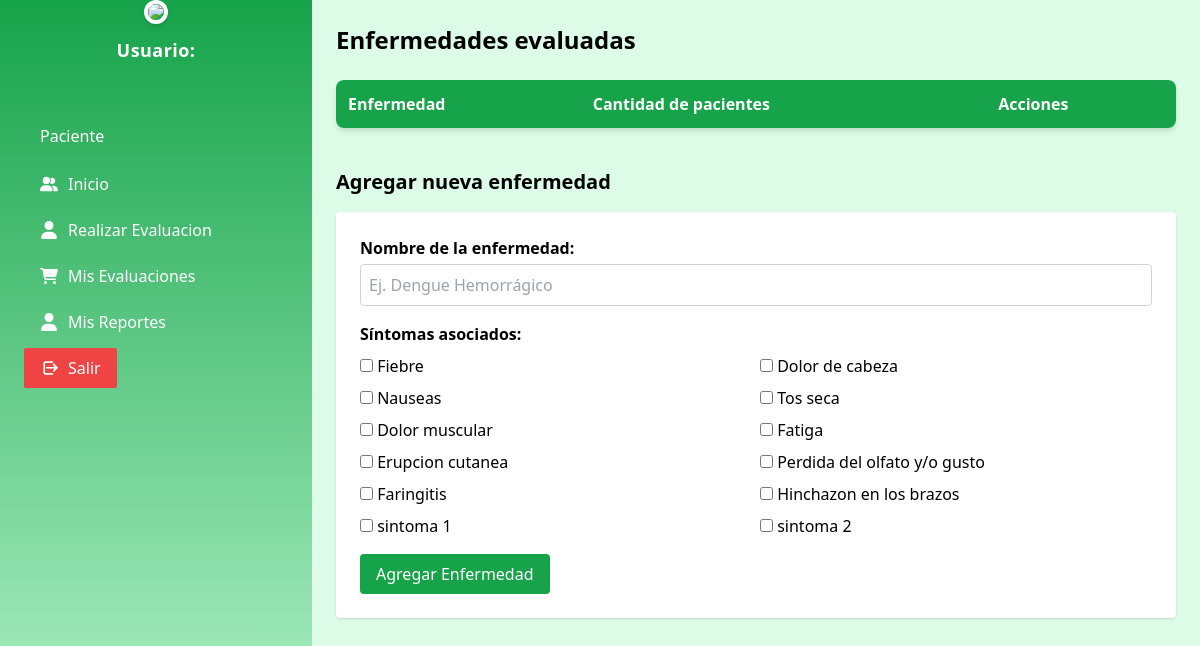
The page /controlador/medico/listarEnfermedadesController.php on the database its author committed.
### tables this page shows
CREATE TABLE `sintoma` (
  `idsintoma` int(11) NOT NULL,
  `sintoma` varchar(200) NOT NULL,
  `estado` char(1) NOT NULL
);

### controlador/medico/listarEnfermedadesController.php (called while the page is built, shortened)
<?php
include_once(__DIR__ . "/../../vista/medico/listarEnfermedadesView.php");
$listarView = new listarEnfermedadesView;
function obtenerSintomas() {
    $conexion = new Conexion();
    $conn = $conexion->conectarbd();
    $sql = "SELECT idsintoma, sintoma FROM sintoma ORDER BY idsintoma";
    $result = $conn->query($sql);
    $sintomas = [];
    while ($row = $result->fetch_assoc()) {
        $sintomas[] = $row;
    }
    return $sintomas;
}
$enfermedadesList = [];
$sintomas = obtenerSintomas();
$listarView->listarEnfermedades($enfermedadesList, $sintomas);
?>

### vista/medico/listarEnfermedadesView.php (the view, shortened to what this page needs)
<?php
include_once(__DIR__ . "../../compartidos/apartadosViews.php");
class listarEnfermedadesView extends apartadosViews {
    public function listarEnfermedades($enfermedadesList, $sintomas) {
?>
<!DOCTYPE html>
<html lang="es">
<head>
    <script src="https://cdn.tailwindcss.com"></script>
</head>
<body>
    <div class="flex h-screen overflow-hidden">
        <?php $this->formSideBarShow(); ?>
        <div class="flex-1 p-6 bg-green-100 overflow-y-auto">
            <h1 class="text-2xl font-bold mb-6">Enfermedades evaluadas</h1>
            <table class="w-full bg-white shadow-md rounded-lg overflow-hidden mb-10">
                <thead class="bg-green-600 text-white">
                    <tr>
                        <th class="p-3 text-left">Enfermedad</th>
                        <th class="p-3 text-left">Cantidad de pacientes</th>
                        <th class="p-3 text-left">Acciones</th>
                    </tr>
                </thead>
            </table>
            <h2 class="text-xl font-semibold mb-4">Agregar nueva enfermedad</h2>
            <form method="POST" action="../../controlador/medico/crearEnfermedadController.php" class="bg-white p-6 rounded shadow">
                <div class="mb-4">
                    <label class="block font-bold mb-1">Nombre de la enfermedad:</label>
                    <input type="text" name="nombre" required class="w-full p-2 border border-gray-300 rounded" placeholder="Ej. Dengue Hemorrágico">
                </div>
                <div class="mb-4">
                    <label class="block font-bold mb-2">Síntomas asociados:</label>
                    <div class="grid grid-cols-2 gap-2">
                        <?php foreach ($sintomas as $s): ?>
                            <label><input type="checkbox" name="sintomas[]" value="s<?php echo $s['idsintoma']; ?>"> <?php echo $s['sintoma']; ?></label>
                        <?php endforeach; ?>
                    </div>
                </div>
                <button type="submit" class="bg-green-600 text-white px-4 py-2 rounded hover:bg-green-700">Agregar Enfermedad</button>
            </form>
        </div>
    </div>
</body>
</html>
<?php } } ?>

### vista/compartidos/apartadosViews.php (shortened to what this page needs)
<?php
class apartadosViews{
    protected function formSideBarShow()
    {
    ?>
        <div class="-translate-x-full fixed left-0 top-0 z-9999 flex h-full w-72.5 flex-col bg-gradient-to-b from-green-600 to-green-200 ease-linear lg:static lg:translate-x-0">
            <div class="flex items-center gap-4 px-7 py-5.5 select-none">
                <div class="flex flex-col items-center gap-1 px-7 py-5.5 rounded-lg w-64">
                    <img
                        src="/enfermedades_prg/assets/logo.png"
                        lt="Logo"
                        class="w-45 h-45 rounded-full object-cover border-4 border-white shadow-md mx-auto"
                    />
                    <h1 class="mt-2 text-lg font-semibold text-white tracking-wide">Usuario: <?php echo $_SESSION['usuario']; ?></h1>
                </div>
            </div>
            <div class="mt-2 no-scrollbar flex flex-col overflow-y-auto duration-100 ease-linear select-none">
                <nav class="mt-5 px-4 py-4 lg:mt-9 lg:px-6">
                    <div>
                        <?php if ($_SESSION['rol']=='m') { ?>
                            <ul class="mb-6 flex flex-col gap-1.5">
                                    <li>
                                        <form action="/enfermedades_prg/controlador/loginController.php" method="post">
                                            <button name="b_inicio" type="submit"class="group relative flex items-center gap-2.5 rounded-sm px-4 py-2 font-medium text-white bg-green-600 hover:bg-green-700 hover:text-green-100 duration-300 ease-in-out">
                                                <svg xmlns="http://www.w3.org/2000/svg" width="18" height="18" viewBox="0 0 640 512" class="fill-current">
                                                    <path d="M96 128a128 128 0 1 1 256 0A128 128 0 1 1 96 128zM0 482.3C0 383.8 79.8 304 178.3 304l91.4 0C368.2 304 448 383.8 448 482.3c0 16.4-13.3 29.7-29.7 29.7L29.7 512C13.3 512 0 498.7 0 482.3zM609.3 512l-137.8 0c5.4-9.4 8.6-20.3 8.6-32l0-8c0-60.7-27.1-115.2-69.8-151.8c2.4-.1 4.7-.2 7.1-.2l61.4 0C567.8 320 640 392.2 640 481.3c0 17-13.8 30.7-30.7 30.7zM432 256c-31 0-59-12.6-79.3-32.9C372.4 196.5 384 163.6 384 128c0-26.8-6.6-52.1-18.3-74.3C384.3 40.1 407.2 32 432 32c61.9 0 112 50.1 112 112s-50.1 112-112 112z" />
                                                </svg>
                                                Inicio
                                            </button>
                                        </form>
                                    </li>
                                    <li>
                                        <form action="/enfermedades_prg/controlador/medico/agregarPacienteController.php" method="post">
                                            <button name="b_agregarPaciente2" type="submit" class="group relative flex items-center gap-2.5 rounded-sm py-2 px-4 font-medium text-white hover:text-yellow-300 duration-300 ease-in-out hover:bg-graydark dark:hover:bg-meta-4">
                                                <svg xmlns="http://www.w3.org/2000/svg" width="18" height="18" viewBox="0 0 448 512" class="fill-current">
                                                    <path d="M224 256A128 128 0 1 0 224 0a128 128 0 1 0 0 256zm-45.7 48C79.8 304 0 383.8 0 482.3C0 498.7 13.3 512 29.7 512l388.6 0c16.4 0 29.7-13.3 29.7-29.7C448 383.8 368.2 304 269.7 304l-91.4 0z" />
                                                </svg>
                                                Agregar Paciente
                                            </button>
                                        </form>
                                    </li>
                                    <li>
                                        <form action="/enfermedades_prg/vista/medico/listarPacientesView.php" method="post">
                                            <button type="submit" name="btnPedidos" class="group relative flex items-center gap-2.5 rounded-sm px-4 py-2 font-medium text-white hover:text-yellow-300 duration-300 ease-in-out hover:bg-graydark dark:hover:bg-meta-4" href="#" @click="selected = (selected === 'Profile' ? '':'Profile')" :class="{ 'bg-graydark dark:bg-meta-4': (selected === 'Profile') &amp;&amp; (page === 'profile') }">
                                                <svg xmlns="http://www.w3.org/2000/svg" width="18" height="18" viewBox="0 0 576 512" class="fill-current">
                                                    <path d="M0 24C0 10.7 10.7 0 24 0L69.5 0c22 0 41.5 12.8 50.6 32l411 0c26.3 0 45.5 25 38.6 50.4l-41 152.3c-8.5 31.4-37 53.3-69.5 53.3l-288.5 0 5.4 28.5c2.2 11.3 12.1 19.5 23.6 19.5L488 336c13.3 0 24 10.7 24 24s-10.7 24-24 24l-288.3 0c-34.6 0-64.3-24.6-70.7-58.5L77.4 54.5c-.7-3.8-4-6.5-7.9-6.5L24 48C10.7 48 0 37.3 0 24zM128 464a48 48 0 1 1 96 0 48 48 0 1 1 -96 0zm336-48a48 48 0 1 1 0 96 48 48 0 1 1 0-96z" />
                                                </svg>
                                                Listar de pacientes
                                            </button>
                                        </form>
                                    </li>
                                    <form action="/enfermedades_prg/vista/medico/listarSintomasView.php" method="post">
                                        <button name="btnDistribuidores" type="submit" class="group relative flex items-center gap-2.5 rounded-sm py-2 px-4 font-medium text-white hover:text-yellow-300 duration-300 ease-in-out hover:bg-graydark dark:hover:bg-meta-4">
                                            <svg xmlns="http://www.w3.org/2000/svg" width="18" height="18" viewBox="0 0 448 512" class="fill-current">
                                                <path d="M224 256A128 128 0 1 0 224 0a128 128 0 1 0 0 256zm-45.7 48C79.8 304 0 383.8 0 482.3C0 498.7 13.3 512 29.7 512l388.6 0c16.4 0 29.7-13.3 29.7-29.7C448 383.8 368.2 304 269.7 304l-91.4 0z" />
                                            </svg>
                                            Listar Sintomas
                                        </button>
                                    </form>
                                    <li>
                                        <form action="/enfermedades_prg/controlador/medico/listarEnfermedadesController.php" method="post">
                                            <button name="b_listarEnfermedades" type="submit" class="group relative flex items-center gap-2.5 rounded-sm py-2 px-4 font-medium text-white hover:text-yellow-300 duration-300 ease-in-out hover:bg-graydark dark:hover:bg-meta-4">
                                                <svg xmlns="http://www.w3.org/2000/svg" width="18" height="18" viewBox="0 0 448 512" class="fill-current">
                                                    <path d="M224 256A128 128 0 1 0 224 0a128 128 0 1 0 0 256zm-45.7 48C79.8 304 0 383.8 0 482.3C0 498.7 13.3 512 29.7 512l388.6 0c16.4 0 29.7-13.3 29.7-29.7C448 383.8 368.2 304 269.7 304l-91.4 0z" />
                                                </svg>
                                                Listar Enfermedades
                                            </button>
                                        </form>
                                    </li>
                                    <li>
                                        <form action="/enfermedades_prg/controlador/logoutController.php" method="post">
                                            <button type="submit" class="group relative flex items-center gap-2.5 rounded-sm px-4 py-2 font-medium text-white hover:bg-red-600 hover:text-white duration-300 ease-in-out bg-red-500">
                                                <svg xmlns="http://www.w3.org/2000/svg" width="18" height="18" viewBox="0 0 512 512" class="fill-current">
                                                    <path d="M502.6 233.4l-96-96c-9.4-9.4-24.6-9.4-33.9 0s-9.4 24.6 0 33.9L417.9 224H192c-13.3 0-24 10.7-24 24s10.7 24 24 24h225.9l-45.2 52.7c-9.4 9.4-9.4 24.6 0 33.9s24.6 9.4 33.9 0l96-96c9.4-9.4 9.4-24.6 0-34zM160 64c-35.3 0-64 28.7-64 64v256c0 35.3 28.7 64 64 64h192c13.3 0 24-10.7 24-24s-10.7-24-24-24H160c-8.8 0-16-7.2-16-16V128c0-8.8 7.2-16 16-16h192c13.3 0 24-10.7 24-24s-10.7-24-24-24H160z"/>
                                                </svg>
                                                Salir
                                            </button>
                                        </form>
                                    </li>
                            </ul>
                        <?php }else { ?>
                            <h3 class="mb-4 ml-4 text-base font-medium text-white">Paciente</h3>
                            <ul class="mb-6 flex flex-col gap-1.5">
                                    <li>
                                        <form action="/enfermedades_prg/controlador/loginController.php" method="post">
                                            <button name="b_inicio" type="submit" class="group relative flex items-center gap-2.5 rounded-sm px-4 py-2 font-medium text-white hover:text-yellow-300 hover:bg-gray- duration-300 ease-in-out bg-meta-4" href="#">
                                                Inicio
                                            </button>
                                        </form>
                                    </li>
                                    <li>
                                        <form action="/enfermedades_prg/controlador/paciente/realizarEvaluacionController.php" method="post">
                                            <button name="b_realizarEvaluacion" type="submit" class="group relative flex items-center gap-2.5 rounded-sm py-2 px-4 font-medium text-white hover:text-yellow-300 duration-300 ease-in-out hover:bg-graydark dark:hover:bg-meta-4">
                                                Realizar Evaluacion
                                            </button>
                                        </form>
                                    </li>
                                    <li>
                                        <form action="/enfermedades_prg/controlador/paciente/listarEvaluacionController.php" method="post">
                                            <button name="b_listarEvaluacion" type="submit"  class="group relative flex items-center gap-2.5 rounded-sm px-4 py-2 font-medium text-white hover:text-yellow-300 duration-300 ease-in-out hover:bg-graydark dark:hover:bg-meta-4" href="#" @click="selected = (selected === 'Profile' ? '':'Profile')" :class="{ 'bg-graydark dark:bg-meta-4': (selected === 'Profile') &amp;&amp; (page === 'profile') }">
                                                Mis Evaluaciones
                                            </button>
                                        </form>
                                    </li>
                                    <li>
                                        <form action="/enfermedades_prg/controlador/paciente/reportesController.php" method="post">
                                            <button name="b_reportes" type="submit" class="group relative flex items-center gap-2.5 rounded-sm py-2 px-4 font-medium text-white hover:text-yellow-300 duration-300 ease-in-out hover:bg-graydark dark:hover:bg-meta-4">
                                                Mis Reportes
                                            </button>
                                        </form>
                                    </li>
                                    <li>
                                        <form action="/enfermedades_prg/controlador/logoutController.php" method="post">
                                            <button type="submit" class="group relative flex items-center gap-2.5 rounded-sm px-4 py-2 font-medium text-white hover:bg-red-600 hover:text-white duration-300 ease-in-out bg-red-500">
                                                Salir
                                            </button>
                                        </form>
                                    </li>
                            </ul>
                        <?php } ?>
                    </div>
                </nav>
            </div>
        </div>
    <?php
    }
}
?>

### rows shown on the page
sintoma: sintoma "Fiebre"
sintoma: sintoma "Dolor de cabeza"
sintoma: sintoma "Nauseas"
sintoma: sintoma "Tos seca"
sintoma: sintoma "Dolor muscular"
sintoma: sintoma "Fatiga"
sintoma: sintoma "Erupcion cutanea"
sintoma: sintoma "Perdida del olfato y/o gusto"
sintoma: sintoma "Faringitis"
sintoma: sintoma "Hinchazon en los brazos"
sintoma: sintoma "sintoma 1"
sintoma: sintoma "sintoma 2"
